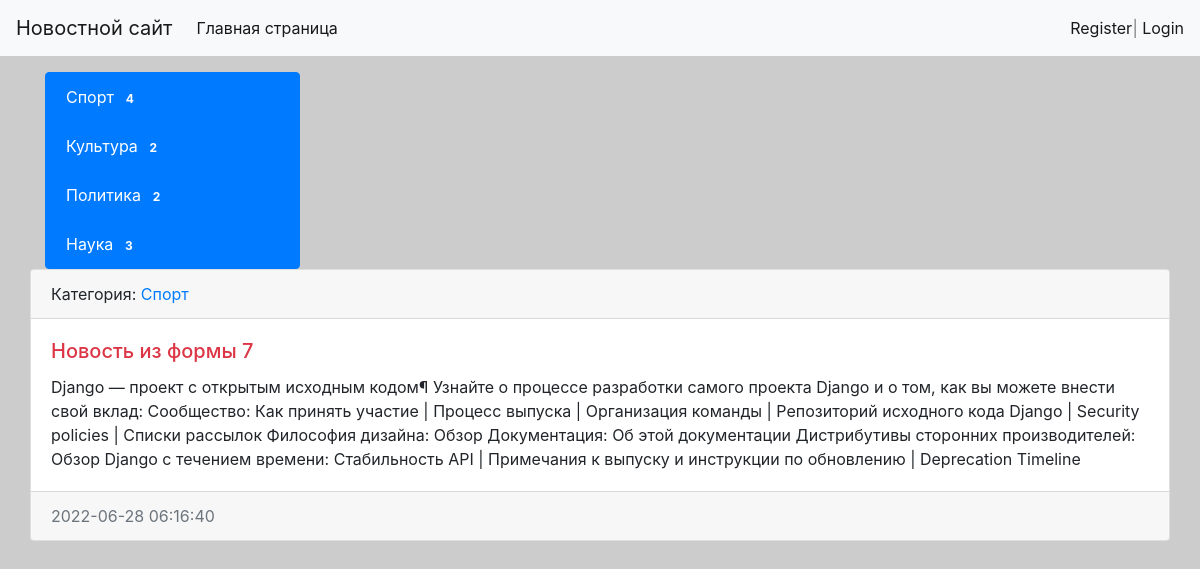
The app's page /news/11/ with its own data.
### news/models.py (models this page shows, shortened)
class Category(models.Model):
    title = models.CharField(max_length=150, db_index=True, verbose_name='Наименование категории')
    def get_absolute_url(self):
        return reverse('category', kwargs={"category_id": self.pk})  # 1-й параметр название маршрута
    def __str__(self):
        return self.title
    class Meta:
        verbose_name = 'Категория'
        verbose_name_plural = 'Категории'
        ordering = ['title']

class News(models.Model):
    title = models.CharField(max_length=150, verbose_name='Наименование')
    content = models.TextField(blank=True, verbose_name='Контент')
    created_at = models.DateTimeField(auto_now_add=True, verbose_name='Дата публикации')
    updated_at = models.DateTimeField(auto_now=True, verbose_name='Обновленно')
    photo = models.ImageField(upload_to='photos/%Y/%m/%d/', verbose_name='Фото', blank=True)
    is_published = models.BooleanField(default=True, verbose_name='Опубликовано?')
    category = models.ForeignKey('Category', on_delete=models.PROTECT, verbose_name='Категория')  #  related_name='get_news' я переназначения news_set в ОРМ
    views = models.IntegerField(default=0)
    class Meta:
        verbose_name = 'Новость'
        verbose_name_plural = 'Новости'
        ordering = ['-created_at']

### news/views.py (the view)
# urls.py: path('news/<int:pk>/', ViewNews.as_view(), name='view_news'),
class ViewNews(DetailView):
    model = News
    context_object_name = 'news_item'

### news/templatetags/news_tags.py (called while the page is built)
@register.inclusion_tag('news/list_categories.html')
def show_categories(arg1='Hello', arg2='world'):
    categories = Category.objects.annotate(cnt=Count('news')).filter(cnt__gt=0)
    return {'categories': categories, 'arg1': arg1, 'arg2': arg2}

### news/templates/news/news_detail.html (shortened to what this page needs)
    {% extends 'base.html' %}
{% block sidebar %}
{% include 'inc/_sidebar.html' %}
{% endblock %}
{% block content %}
        <div class="card mb-3">
          <div class="card-header">
            Категория: <a href="{{ news_item.category.get_absolute_url }}">
              {{ news_item.category }}</a>
          </div>
          <div class="card-body">
              <div class="media">
                  <div class="media-body">
                    <h5 class="card-title {% cycle 'text-danger' 'text-success' %}"> {{ news_item.title }}</h5>
            <p class="card-text">{{ news_item.content }}</p>
          </div>
                  </div>
              </div>
          <div class="card-footer text-muted">
              {{ news_item.created_at|date:"Y-m-d H:i:s" }}
          </div>
        </div>
{% endblock %}

### templates/base.html (shortened to what this page needs)
{% load static %}
<!doctype html>
<html lang="en">
  <head>
    <link rel="stylesheet" href="{% static 'bootstrap/css/bootstrap.min.css'%}">
    <link rel="stylesheet" href="{% static 'css/style.css'%} ">
  </head>
  <body>
{% include 'inc/_nav.html' %}
<div class="container mt-3" >
        <div class="row">
            <div class="col-md-3">
            {% block sidebar %}SIDEBAR{% endblock %}
            </div>
            {% block content %}Content{% endblock %}
        </div>
    </div>
  </body>
</html>

### templates/inc/_nav.html (shortened to what this page needs)
<nav class="navbar navbar-expand-lg navbar-light bg-light">
  <a class="navbar-brand" href="{% url 'home' %}">Новостной сайт</a>
  <div class="collapse navbar-collapse" id="navbarSupportedContent">
    <ul class="navbar-nav mr-auto">
      <li class="nav-item active"><a class="nav-link" href="{% url 'home' %}">Главная страница </a>
      </li>
    </ul>
      <span class="navbar-text">
        {% if request.user.is_authenticated %}
        Добро пожаловать, {{ user.username }} | <a href="{% url 'logout' %}">Выход</a>
        {% else %}
        <a href="{% url 'register' %}">Register</a>| <a href="{% url 'login' %}">Login</a>
        {% endif %}
          </span>
  </div>
</nav>

### templates/inc/_sidebar.html (shortened to what this page needs)
{% load news_tags %}
{% show_categories %}

### news/templates/news/list_categories.html
<div class="list-group">
    {% for item in categories %}
    <a href="{{ item.get_absolute_url }}"
       class="list-group-item list-group-item-action active"
       aria-current="true">
     {{item.title}}
      <span class="badge badge-primary badge-pill">{{ item.cnt }} </span>
    </a>
     {% endfor %}
</div>

### mysite/static/css/style.css (style rules this page uses)
body { background-color: #ccc; }

### records on screen
Category: title "Спорт", cnt "4"
Category: title "Культура", cnt "2"
Category: title "Политика", cnt "2"
Category: title "Наука", cnt "3"
News: category "Спорт", title "Новость из формы 7", content "Django — проект с открытым исходным кодом¶ Узнайте о процессе разработки самого проекта Django и о том, как вы можете внести свой вклад: Сообщество: Как принять участие | Процесс выпуска | Организация команды | Репозиторий исходного кода Django | Security policies | Списки рассылок Философия дизайна: Обзор Документация: Об этой документации Дистрибутивы сторонних производителей: Обзор Django с течением времени: Стабильность API | Примечания к выпуску и инструкции по обновлению | Deprecation Timeline", created_at "2022-06-28 06:16:40"
